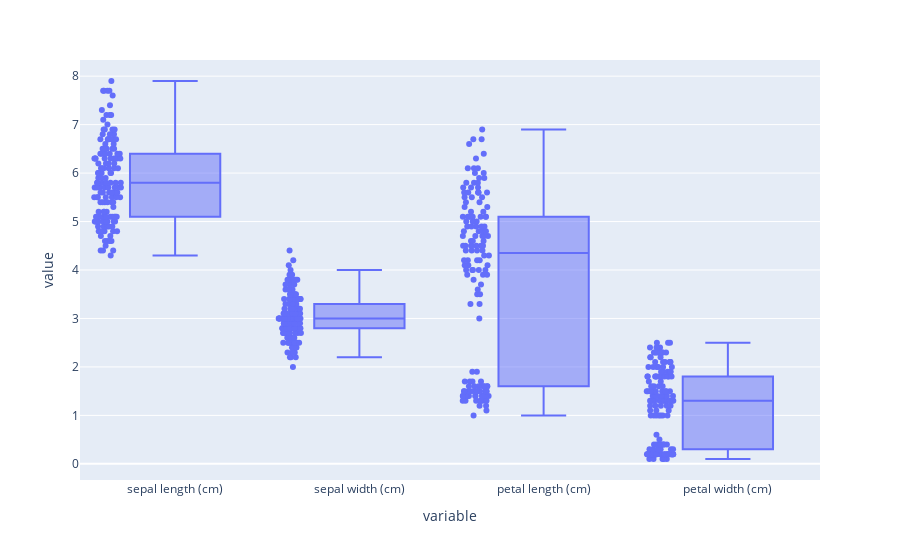

Notebook code cell kept with this figure:
### Code cell
fig_box = px.box(dados, y=["sepal length (cm)", "sepal width (cm)", "petal length (cm)", "petal width (cm)"], points="all")
fig_box.show()

### Figure 1 — Plotly figure (JSON) as saved in the notebook; plotly's stock layout.template omitted (floating-point values rounded to 4 significant figures; data arrays with more than 128 entries replaced by an {"elided": "..."} marker saying what was removed)
{"data": [{"alignmentgroup": "True", "boxpoints": "all", "hovertemplate": "variable=%{x}<br>value=%{y}<extra></extra>", "legendgroup": "", "marker": {"color": "#636efa"}, "name": "", "notched": false, "offsetgroup": "", "orientation": "v", "showlegend": false, "type": "box", "x": {"elided": "600 str values"}, "x0": " ", "xaxis": "x", "y": {"elided": "600 float values"}, "y0": " ", "yaxis": "y"}], "layout": {"boxmode": "group", "legend": {"tracegroupgap": 0}, "margin": {"t": 60}, "xaxis": {"anchor": "y", "domain": [0, 1], "title": {"text": "variable"}}, "yaxis": {"anchor": "x", "domain": [0, 1], "title": {"text": "value"}}}}
